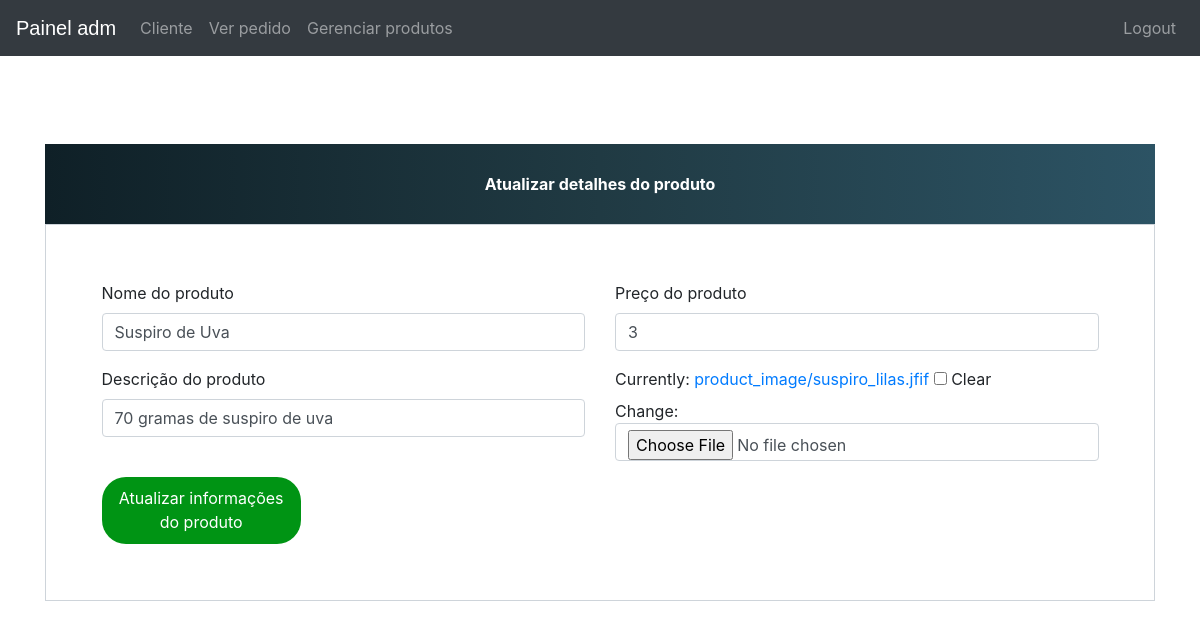
The page /update-product/1 (signed in) on the database its author committed.
### ecom/models.py (models this page shows, shortened)
class Product(models.Model):
    name=models.CharField(max_length=40)
    product_image= models.ImageField(upload_to='product_image/',null=True,blank=True)
    price = models.PositiveIntegerField()
    description=models.CharField(max_length=40)

### ecom/views.py (the view)
# urls.py: path('update-product/<int:pk>', views.update_product_view,name='update-product'),
@login_required(login_url='adminlogin')
def update_product_view(request,pk):
    product=models.Product.objects.get(id=pk)
    productForm=forms.ProductForm(instance=product)
    if request.method=='POST':
        productForm=forms.ProductForm(request.POST,request.FILES,instance=product)
        if productForm.is_valid():
            productForm.save()
            return redirect('admin-products')
    return render(request,'ecom/admin_update_product.html',{'productForm':productForm})

### ecom/forms.py
class ProductForm(forms.ModelForm):
    class Meta:
        model=models.Product
        fields=['name','price','description','product_image']

### templates/ecom/admin_update_product.html (shortened to what this page needs)
{% extends 'ecom/admin_base.html' %}
{% load widget_tweaks %}
{% block content %}
<head>
  <link href="//maxcdn.bootstrapcdn.com/bootstrap/4.1.1/css/bootstrap.min.css" rel="stylesheet" id="bootstrap-css">
</head>
<br><br><br><br><br><br>
<form method="post" enctype="multipart/form-data">
  <div class="container register-form">
    <div class="form">
      <div class="note">
        <p>Atualizar detalhes do produto</p>
      </div>
      <div class="form-content">
        <div class="row">
          <div class="col-md-6">
            <div class="form-group">
              <label for="">Nome do produto</label>
              {% render_field productForm.name class="form-control" placeholder="Product Name" %}
            </div>
            <div class="form-group">
              <label for="">Descrição do produto</label>
              {% render_field productForm.description class="form-control" placeholder="Description" %}
            </div>
          </div>
          <div class="col-md-6">
            <div class="form-group">
              <label for="">Preço do produto</label>
              {% render_field productForm.price class="form-control" placeholder="Price" %}
            </div>
            <div class="form-group">
              {% render_field productForm.product_image class="form-control" placeholder="product_image" %}
            </div>
          </div>
        </div>
        <button type="submit" class="btnSubmit">Atualizar informações do produto</button>
      </div>
    </div>
  </div>
</form>
{% endblock content %}

### templates/ecom/admin_base.html (style rules this page uses)
p { text-align: center; }

### templates/ecom/admin_update_product.html (style rules this page uses)
a:link { text-decoration: none; }
.note { text-align: center; height: 80px; background: #0F2027; background: -webkit-linear-gradient(to left, #2C5364, #203A43, #0F2027); background: linear-gradient(to left, #2C5364, #203A43, #0F2027); color: #fff; font-weight: bold; line-height: 80px; }
.form-content { padding: 5%; border: 1px solid #ced4da; margin-bottom: 2%; }
.form-control { border-radius: 1.5rem; }
.btnSubmit { border: none; border-radius: 1.5rem; padding: 1%; width: 20%; cursor: pointer; background: #009414; color: #fff; }

### rows shown on the page
Product: name "Suspiro de Uva", description "70 gramas de suspiro de uva", price "3"
